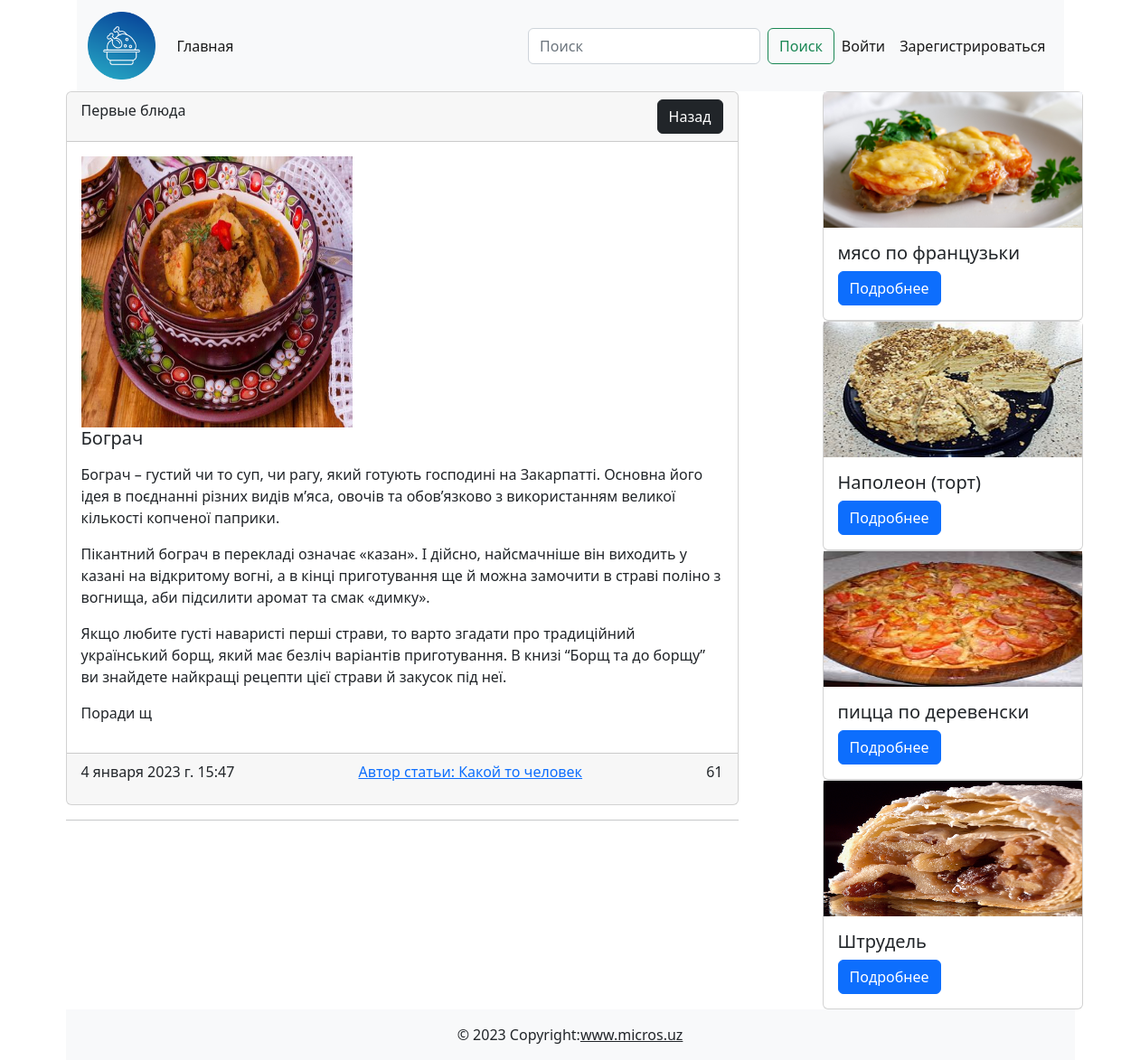
The app's page /post/1/ with its own data.
### cooking/models.py (models this page shows, shortened)
class Post(models.Model):
    title = models.CharField(max_length=255)
    content = models.TextField(default='скоро тут будет статья')
    created_at = models.DateTimeField(auto_now_add=True)
    updated_at = models.DateTimeField(auto_now=True)
    photo = models.ImageField(upload_to='photos/', blank=True, null=True)
    watched = models.IntegerField(default=0)
    is_published = models.BooleanField(default=True)
    category = models.ForeignKey(Category,on_delete=models.CASCADE)
    author = models.ForeignKey(User, default=None, null=True, blank=True, on_delete=models.CASCADE)
    def get_absolute_url(self):
        return reverse('post_detail', kwargs={'pk':self.pk})

class Category(models.Model):
    title = models.CharField(max_length=255)
    is_published = models.BooleanField(default=True)
    def __str__(self):
        return self.title

### cooking/views.py (the view)
# urls.py: path('post/<int:pk>/', PostDetail.as_view(), name='post_detail'),
class PostDetail(DetailView):
    model = Post
    template_name = 'cooking/article_detail.html'
    context_object_name = 'post'
    pk_url_kwarg = 'pk'
    def get_context_data(self, **kwargs):
        context = super().get_context_data(**kwargs)
        post = Post.objects.get(pk=self.kwargs['pk'])
        Post.objects.filter(pk=self.object.pk).update(watched=F('watched')+ 1)
        context['ext_posts'] = Post.objects.all().exclude(pk=self.object.pk).order_by('-watched')[:5]
        context['title'] = self.object.title
        context['comments'] = Comment.objects.filter(post=post)
        if self.request.user.is_authenticated:
            context['comment_form'] = CommentForm
        return context

### cooking/templates/cooking/article_detail.html (shortened to what this page needs)
{% extends 'base.html' %}
{% block main %}
<div class="d-flex justify-content-between"><div class="col-8">
    <div class="card"><div class="card-header d-flex justify-content-between">{{post.category}}
        <div>
            <a href="{% url 'category_list' post.category.pk %}" class="btn btn-dark">Назад</a>
        </div>
    </div>
        <img src="" class="card-img-top" alt=""><div class="card-body">
            {%if post.photo %}
            <img src="{{ post.photo.url }}" width="300" height="300" alt="">
            {%else%}
        <img src="https://www.raumplus.ru/upload/iblock/99e/Skoro-zdes-budet-foto.jpg" width="300" alt="">
        {%endif%}
        <h5 class="card-title">{{post.title}}</h5>
        <p class="card-text">{{post.content | linebreaks }}</p>
    </div>
        <div class="card-footer d-flex justify-content-between"><p class="card-text">4 января 2023 г. 15:47</p>
            <a href="/profile/1">Автор статьи: Какой то человек</a>
            <p class="card-text">{{post.watched}}</p>
        </div>
    </div>
    <hr>
</div>
<div class="col-1"></div>
<div class="col-4">
    {%for ext_post in ext_posts %}
    <div class="card" style="width: 18rem;">
        {%if ext_post.photo %}
        <img src="{{ ext_post.photo.url }}" width="286" height="150" alt="">
        {%else%}
        <img class="card-img-top" src="{{ext_post.img}}" width="200" alt="">
        {%endif%}
        <div class="card-body"><h5 class="card-title">{{ext_post.title}}</h5><a href="{{ext_post.get_absolute_url}}" class="btn btn-primary">Подробнее</a></div>
    </div>
    {%endfor%}
</div>
</div>
{% endblock main %}

### records on screen
Post: category "Первые блюда", photo (picture), title "Бограч", content "Бограч – густий чи то суп, чи рагу, який готують господині на Закарпатті. Основна його ідея в поєднанні різних видів м’яса, овочів та обов’язково з використанням великої кількості копченої паприки. Пікантний бограч в перекладі означає «казан». І дійсно, найсмачніше він виходить у казані на відкритому вогні, а в кінці приготування ще й можна замочити в страві поліно з вогнища, аби підсилити аромат та смак «димку». Якщо любите густі наваристі перші страви, то варто згадати про традиційний український борщ, який має безліч варіантів приготування. В книзі “Борщ та до борщу” ви знайдете найкращі рецепти цієї страви й закусок під неї. Поради щ", watched "61"
Post: photo (picture), title "мясо по французьки"
Post: photo (picture), title "Наполеон (торт)"
Post: photo (picture), title "пицца по деревенски"
Post: photo (picture), title "Штрудель"
